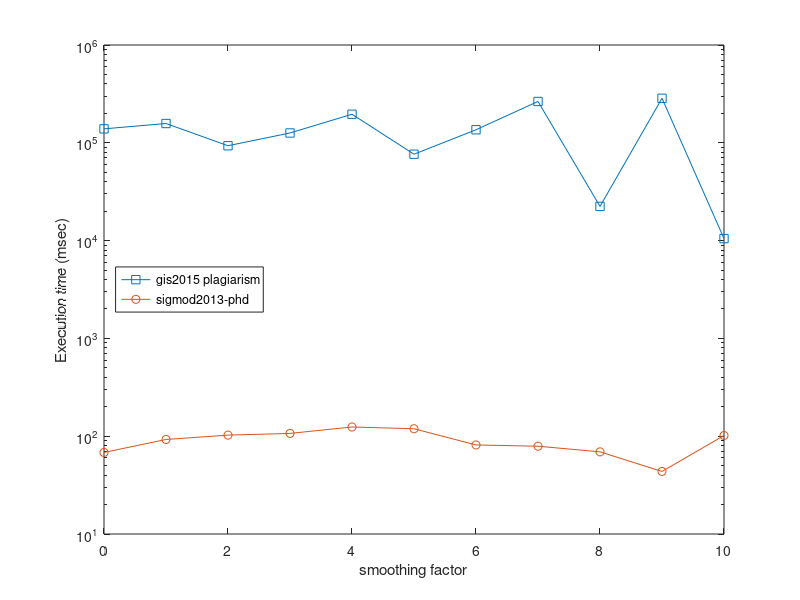
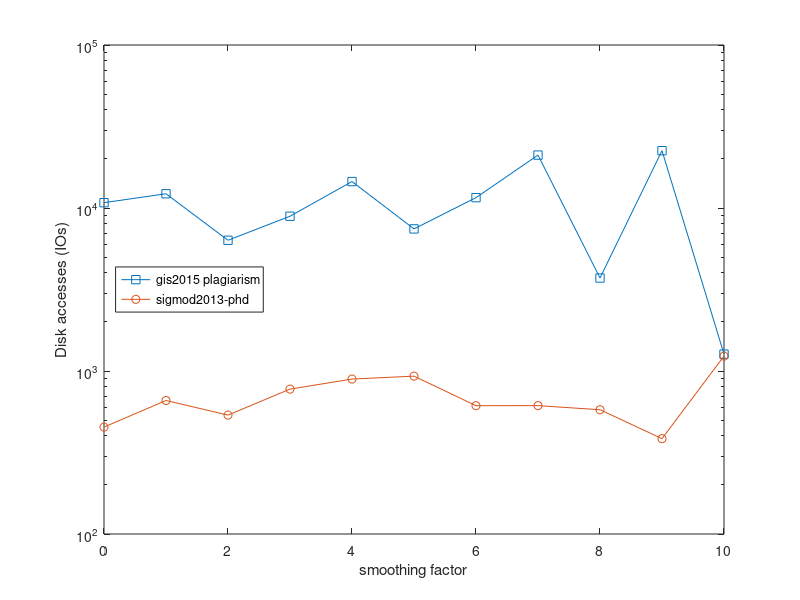
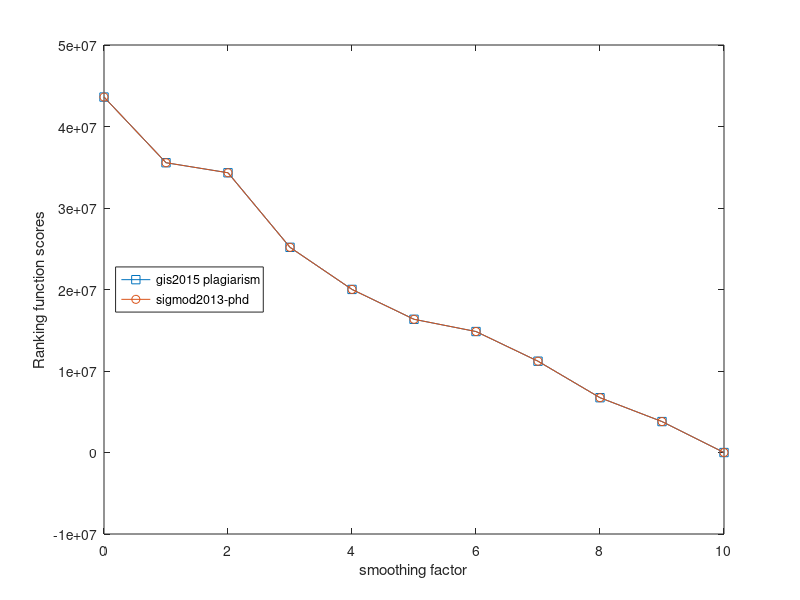
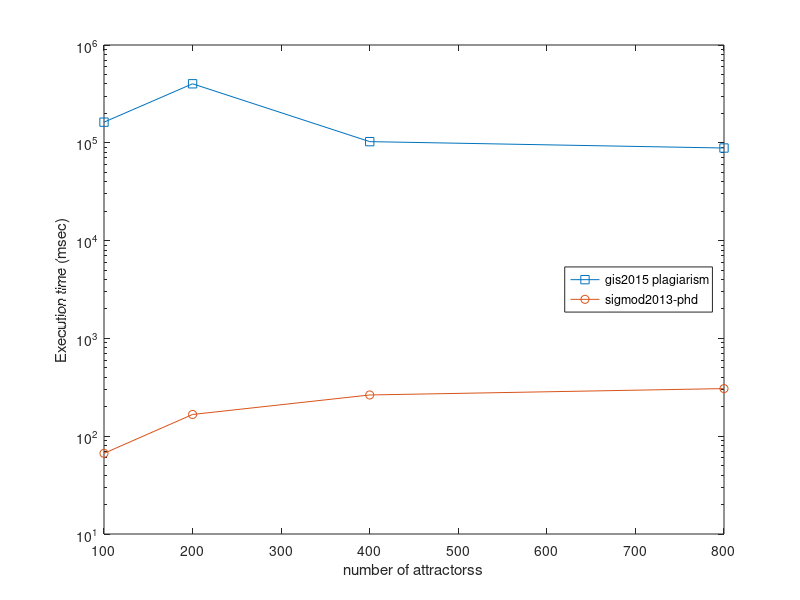

The MATLAB script that drew these images, in order:
#!/usr/local/bin/octave

clear all;
close all;

%
%######################################################
%======================================================
% DIMACS USA road network dataset
% (http://www.dis.uniroma1.it/challenge9/download.shtml)
% evaluated on a mid-2015 15'' macbook pro
%=======================================================
%#######################################################
%


%
%=========================
% smoothing factor
%=========================
%

A = [
 [1024 200 200 0.000000 10.000000 138900.800000 70.200000 68.200000 10782.800000 452.800000 452.800000 43613026.155183 43613026.155183]
 [1024 200 200 1.000000 9.000000 157495.600000 95.800000 92.600000 12230.000000 659.200000 659.200000 35556851.546657 35556851.546657]
 [1024 200 200 2.000000 8.000000 93323.200000 105.200000 102.600000 6339.800000 536.400000 536.400000 34324351.986126 34324351.986126]
 [1024 200 200 3.000000 7.000000 126022.800000 111.200000 106.800000 8902.200000 774.200000 774.200000 25174044.672902 25174044.672902]
 [1024 200 200 4.000000 6.000000 195887.000000 127.800000 124.200000 14529.200000 892.400000 892.400000 20010520.740549 20010520.740549]
 [1024 200 200 5.000000 5.000000 76433.800000 123.400000 119.200000 7444.600000 930.000000 930.000000 16344817.460736 16344817.460736]
 [1024 200 200 6.000000 4.000000 135963.400000 83.400000 81.400000 11575.600000 612.600000 612.600000 14843709.038505 14843709.038505]
 [1024 200 200 7.000000 3.000000 264620.400000 78.000000 79.000000 21114.800000 613.200000 613.200000 11202974.673783 11202974.673783]
 [1024 200 200 8.000000 2.000000 22373.600000 71.600000 69.200000 3720.400000 578.600000 578.600000 6724634.146209 6724634.146209]
 [1024 200 200 9.000000 1.000000 285260.000000 43.200000 43.600000 22473.600000 384.600000 384.600000 3795177.707095 3795177.707095]
 [1024 200 200 10.000000 0.000000 10485.400000 101.800000 101.600000 1269.200000 1234.400000 1234.400000 -2891.034904 -2891.034904]
];

 %% time 
 figure(1);
 semilogy (A(:,4),A(:,6),'-s;gis2015 plagiarism;',A(:,4),A(:,8),'-o;sigmod2013-phd;');
 ylabel('Execution time (msec)');
 xlabel('smoothing factor');
 legend ('location','west');
 print ('-deps','-color','time_tradeoff.eps');

 %% disk
 figure(2); 
 semilogy (A(:,4),A(:,9),'-s;gis2015 plagiarism;',A(:,4),A(:,11),'-o;sigmod2013-phd;');
 ylabel('Disk accesses (IOs)');
 xlabel('smoothing factor');
 legend ('location','west');
 print ('-deps','-color','disk_tradeoff.eps');

 %% result quality
 figure(3); 
 plot (A(:,4),A(:,12),'-s;gis2015 plagiarism;',A(:,4),A(:,13),'-o;sigmod2013-phd;');
 ylabel('Ranking function scores');
 xlabel('smoothing factor');
 legend ('location','west');
 print ('-deps','-color','quality_tradeoff.eps');


%
%==========================
% number of attractors
%==========================
%

A = [
 [1024 100 200 5.000000 5.000000 162593.400000 67.400000 66.800000 13003.000000 678.200000 678.200000 17763103.271619 17763103.271619]
 [1024 200 200 5.000000 5.000000 401281.000000 174.800000 166.800000 27577.600000 1205.600000 1205.600000 16346434.148821 16346434.148821]
 [1024 400 200 5.000000 5.000000 102783.600000 271.400000 264.000000 8583.200000 1176.600000 1176.600000 16335418.694877 16335418.694877]
 [1024 800 200 5.000000 5.000000 88455.800000 299.000000 306.800000 7198.000000 724.600000 724.600000 18822302.760607 18822302.760607]
];

 %% time 
 figure(4);
 semilogy (A(:,2),A(:,6),'-s;gis2015 plagiarism;',A(:,2),A(:,8),'-o;sigmod2013-phd;');
 ylabel('Execution time (msec)');
 xlabel('number of attractorss');
 legend ('location','east');
 print ('-deps','-color','time_attractors.eps');

 %% disk
 figure(5); 
 semilogy (A(:,2),A(:,9),'-s;gis2015 plagiarism;',A(:,2),A(:,11),'-o;sigmod2013-phd;');
 ylabel('Disk accesses (IOs)');
 xlabel('number of attractors');
 legend ('location','east');
 print ('-deps','-color','disk_attractors.eps');

 %% result quality
 figure(6); 
 plot (A(:,2),A(:,12),'-s;gis2015 plagiarism;',A(:,2),A(:,13),'-o;sigmod2013-phd;');
 ylabel('Ranking function scores');
 xlabel('number of attractors');
 legend ('location','east');
 print ('-deps','-color','quality_attractors.eps');


%
%============================
% number of repellers
%============================
%

A = [
 [1024 200 100 5.000000 5.000000 67469.200000 33.600000 31.400000 5402.200000 285.800000 285.800000 29817727.501325 29817727.501325]
 [1024 200 200 5.000000 5.000000 203842.400000 122.600000 119.800000 15303.200000 868.800000 868.800000 16531142.389580 16531142.389580]
 [1024 200 400 5.000000 5.000000 79639.800000 178.000000 173.000000 6830.400000 1006.600000 1006.600000 13584074.950608 13584074.950608]
 [1024 200 800 5.000000 5.000000 122564.800000 517.400000 503.600000 9495.400000 1831.800000 1831.800000 8295625.426431 8295625.426431]
];

 %% time 
 figure(7);
 semilogy (A(:,3),A(:,6),'-s;gis2015 plagiarism;',A(:,3),A(:,8),'-o;sigmod2013-phd;');
 ylabel('Execution time (msec)');
 xlabel('number of repellers');
 legend ('location','east');
 print ('-deps','-color','time_repellers.eps');

 %% disk
 figure(8); 
 semilogy (A(:,3),A(:,9),'-s;gis2015 plagiarism;',A(:,3),A(:,11),'-o;sigmod2013-phd;');
 ylabel('Disk accesses (IOs)');
 xlabel('number of repellers');
 legend ('location','east');
 print ('-deps','-color','disk_repellers.eps');

 %% result quality
 figure(9); 
 plot (A(:,3),A(:,12),'-s;gis2015 plagiarism;',A(:,3),A(:,13),'-o;sigmod2013-phd;');
 ylabel('Ranking function scores');
 xlabel('number of repellers');
 legend ('location','east');
 print ('-deps','-color','quality_repellers.eps');


%
%============================
% heapfile block-size
%============================
%

A = [
 [4096 200 200 5.000000 5.000000 44242.200000 342.000000 333.800000 3998.400000 698.000000 698.000000 17753376.531345 17753376.531345]
 [2048 200 200 5.000000 5.000000 24836.200000 195.800000 189.000000 2769.800000 781.200000 781.200000 17605776.216208 17605776.216208]
 [1024 200 200 5.000000 5.000000 188013.400000 133.200000 127.800000 15303.400000 956.200000 956.200000 16761090.537240 16761090.537240]
 [512 200 200 5.000000 5.000000 242894.800000 59.600000 56.800000 20824.000000 752.000000 752.000000 19268346.740893 19268346.740893]
 [256 200 200 5.000000 5.000000 678442.000000 42.200000 41.800000 53459.200000 949.600000 949.600000 18573275.548205 18573275.548205]
];

 %% time 
 figure(10);
 semilogy (A(:,1),A(:,6),'-s;gis2015 plagiarism;',A(:,1),A(:,8),'-o;sigmod2013-phd;');
 ylabel('Execution time (msec)');
 xlabel('number of repellers');
 legend ('location','east');
 print ('-deps','-color','time_blocksize.eps');

 %% disk
 figure(11); 
 semilogy (A(:,1),A(:,9),'-s;gis2015 plagiarism;',A(:,1),A(:,11),'-o;sigmod2013-phd;');
 ylabel('Disk accesses (IOs)');
 xlabel('number of repellers');
 legend ('location','east');
 print ('-deps','-color','disk_blocksize.eps');

 %% result quality
 figure(12); 
 plot (A(:,1),A(:,12),'-s;gis2015 plagiarism;',A(:,1),A(:,13),'-o;sigmod2013-phd;');
 ylabel('Ranking function scores');
 xlabel('number of repellers');
 legend ('location','east');
 print ('-deps','-color','quality_blocksize.eps');


